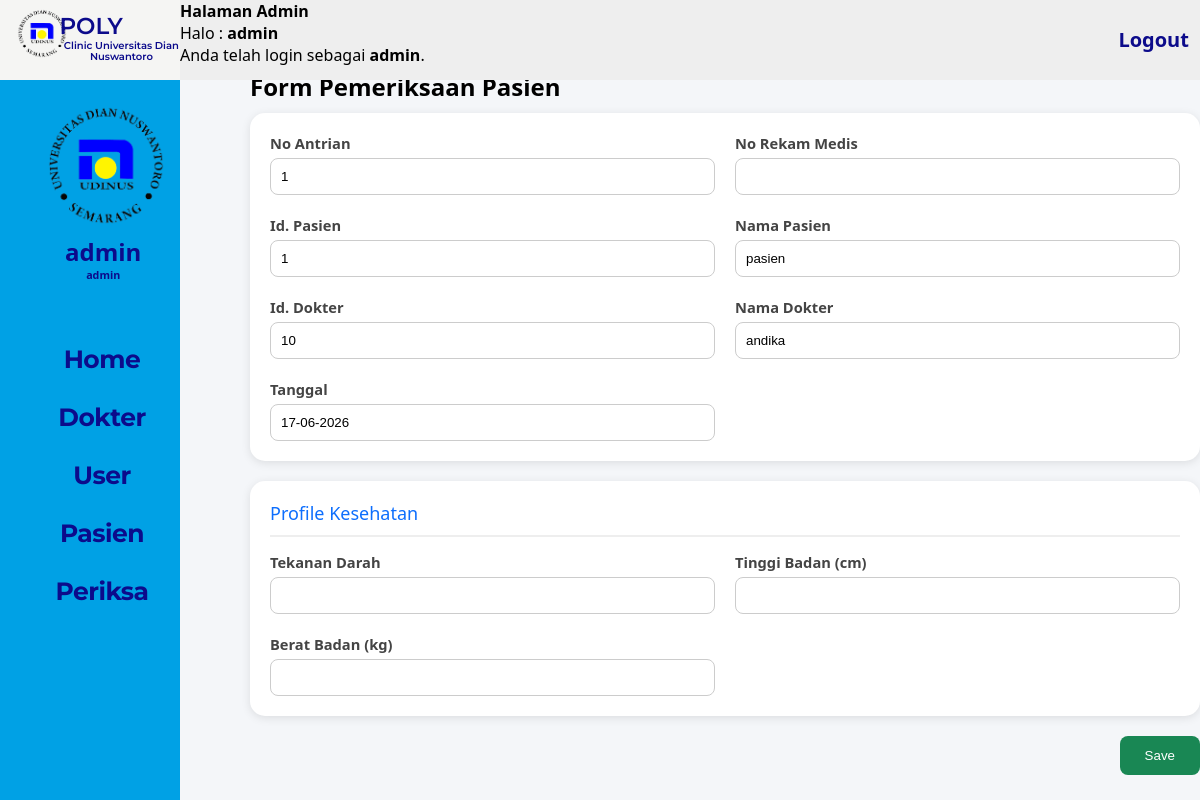
Screenshot of /form_pemeriksaan_admin.php?id_daftar=1 (signed in) with the database file from the repository.
### tables this page shows
CREATE TABLE `daftar` (
  `id_daftar` int(11) NOT NULL,
  `id_pasien` int(11) NOT NULL,
  `id_dokter` int(11) NOT NULL,
  `tanggal_periksa` date NOT NULL,
  `nomor_antrian` int(11) NOT NULL,
  `status_periksa` enum('menunggu','selesai','batal') DEFAULT 'menunggu',
  `waktu_daftar` timestamp NOT NULL DEFAULT current_timestamp()
);

CREATE TABLE `pasien` (
  `id_pasien` int(11) NOT NULL,
  `nama_pasien` varchar(255) NOT NULL,
  `alamat_pasien` varchar(255) DEFAULT NULL,
  `noktp_pasien` varchar(20) DEFAULT NULL,
  `nohp_pasien` varchar(20) DEFAULT NULL,
  `norm_pasien` varchar(20) DEFAULT NULL
);

CREATE TABLE `dokter` (
  `id_dokter` int(10) NOT NULL,
  `nama_dokter` varchar(75) NOT NULL,
  `foto_dokter` varchar(255) DEFAULT NULL,
  `alamat_dokter` varchar(150) NOT NULL,
  `nohp_dokter` varchar(12) NOT NULL,
  `id_poli` int(11) NOT NULL,
  `keterangan_dokter` varchar(5) NOT NULL
);

### form_pemeriksaan_admin.php (the view, shortened to what this page needs)
<!DOCTYPE html>
<html>
<head>
	<link rel="stylesheet" type="text/css" href="css/style.css">
	<link rel="stylesheet" type="text/css" href="css/style_sheet.css">
	<link rel="stylesheet" type="text/css" href="css/style_daftar_periksa.css">
	<link rel="stylesheet" type="text/css" href="css/style_periksa.css">
</head>
<body>
	    <div class="top-left">
        <img src="./assets/logo-udinus.png" alt="logo-udinus">
        <p class="title">
            POLY
        </p>
        <p class="define">
            Clinic Universitas Dian Nuswantoro
        </p>
    </div>
    <div class="top-right">
        <p class="page-title">
      <p>
			<b>Halaman Admin</b>
			<br>
			Halo : <b><?php echo $_SESSION['username'];
			 			$username = $_SESSION["username"];
						 function GetNama($username)
        					{
            					print $username;
        					}
			          ?></b>
			<br>
			</b> Anda telah login sebagai <b><?php echo $_SESSION['level'];
						 $level = $_SESSION["level"];
						 function GetLevel($level)
        					{
            					print $level;
        					}
			          ?></b>.
	  </p>
        </p>
        <div class="logout-button">
            <a href="logout.php">
                <b> Logout </b>
            </a>
        </div>
    </div>
	    <div class="horizontal-menu">
        <img src="./assets/logo-udinus.png" alt="profile">
        <div class="nama">
            <h2><?php getNama($username) ?></h2>
            <h6><?php getLevel($level) ?></h6>
        </div>
        <ul>
            <li><a href="halaman_admin.php">Home</a></li>
            <li><a href="manage_dokter.php">Dokter</a></li>
			<li><a href="manage_user.php">User</a></li>
			<li><a href="manage_pasien.php">Pasien</a></li>
			<li><a href="manage_pemeriksaan_pasien.php">Periksa</a></li>
        </ul>
    </div>
	<?php
		include "koneksi.php";
		$id_daftar=$_GET['id_daftar'];
		$data=mysqli_fetch_array(
		mysqli_query($connect,"SELECT
			daftar.*,pasien.nama_pasien,pasien.norm_pasien,dokter.nama_dokter
			FROM daftar,pasien,dokter
			WHERE
 			daftar.id_pasien=pasien.id_pasien
			AND
			daftar.id_dokter=dokter.id_dokter
			AND
			status_periksa='menunggu'
			AND
			id_daftar='$id_daftar'"
		)
	);
	?>
	<div style="margin-top:70px;margin-left:250px">
		<h2>
			Form Pemeriksaan Pasien
		</h2>
	</div>
	<div style="margin-top:10px;margin-left:250px">
		<form
		action="save_pemeriksaan_admin.php"
		method="POST">
		<div class="card">
			<div class="grid-2">
				<div>
					<label>No Antrian</label>
					<input
					type="text"
					readonly
					value="<?php echo $data['nomor_antrian']; ?>" readonly>
				</div>
				<div>
					<label>No Rekam Medis</label>
					<input
					type="text"
					readonly
					value="<?php echo $data['norm_pasien']; ?>" readonly>
				</div>
				<div>
					<label>Id. Pasien</label>
					<input
					type="text"
					name="id_pasien"
					readonly
					value="<?php echo $data['id_pasien']; ?>" readonly>
				</div>
				<div>
					<label>Nama Pasien</label>
					<input
					type="text"
					readonly
					value="<?php echo $data['nama_pasien']; ?>" readonly>
				</div>
				<div>
					<label>Id. Dokter</label>
					<input
					type="text"
					name="id_dokter"
					readonly
					value="<?php echo $data['id_dokter']; ?>" readonly>
				</div>
				<div>
					<label>Nama Dokter</label>
					<input
					type="text"
					readonly
					value="<?php echo $data['nama_dokter']; ?>" readonly>
				</div>
				<div>
					<label>Tanggal</label>
					<input
					type="text"
					name="tanggal_pemeriksaan"
					readonly
					value="<?php echo date('d-m-Y'); ?>">
				</div>
			</div>
		</div>
		<div class="card">
			<div class="section-title">
				Profile Kesehatan
			</div>
			<div class="grid-2">
				<div>
					<label>Tekanan Darah</label>
					<input
					type="text"
					name="tekanan_darah">
				</div>
			<div>
				<label>Tinggi Badan (cm)</label>
					<input
					type="number"
					name="tinggi_badan">
			</div>
			<div>
				<label>Berat Badan (kg)</label>
				<input
				type="number"
				name="berat_badan">
			</div>
		</div>
	</div>
<div class="footer-action">
<button
type="submit"
name="save"
class="btn btn-save">
Save
</button>
</div>
</form>
</div></body>
</html>

### css/style.css (style rules this page uses)
body { font-family: sans-serif; background: #ebf9fb; }
label { font-size: 11pt; }

### css/style_sheet.css (style rules this page uses)
* { margin: 0; padding: 0; box-sizing: border-box; }
body { font-family: 'Montserrat', sans-serif; }
input { display: block; }
.top-right .logout-button a { position: absolute; font-size: 20px; top: 33%; left: 92%; color: #0C0B8B; text-decoration: none; }
.top-left { background-color: #F5F5F3; position: absolute; width: 15%; height: 10%; left: 0px; top: 0px; float: left; }
.top-right { background-color: #EEEEEE; position: absolute; width: 85%; height: 10%; left: 15%; top: 0px; }
.horizontal-menu { background-color: #00A1E5; position: absolute; width: 15%; height: 90%; top: 10%; float: left; }
.top-left img { position: absolute; width: 50px; height: 49px; left: 17px; top: 9px; }
.top-left .title { font-family: Montserrat; font-style: normal; font-weight: 600; font-size: 23px; line-height: 110.18%; position: absolute; width: 65px; height: 34px; left: 33%; top: 14px; color: #0C0B8B; }
.top-left .define { position: absolute; width: 124px; height: 10px; left: 33%; top: 40px; font-family: Montserrat; font-style: normal; font-weight: 600; font-size: 10px; line-height: 110.18%; text-align: center; color: #0C0B8B; }
.top-right .page-title { position: absolute; width: 250px; height: 5%; left: 2%; top: 19px; font-family: Montserrat; font-style: normal; font-weight: 600; font-size: 30px; line-height: 110.18%; text-align: center; color: #0C0B8B; }
.horizontal-menu ul { position: absolute; list-style-type: none; margin: 0; padding: 0; width: 114px; height: 21px; font-family: Montserrat; font-style: normal; font-weight: bold; font-size: 25px; line-height: 28px; text-align: center; letter-spacing: -0.02em; left: 45px; top: 250px; color: #FFFFFF; }
.horizontal-menu li a { display: block; color: #0C0B8B; padding: 15px 0px; text-decoration: none; text-align: center; transition-duration: 0.3s; }
.horizontal-menu img { position: absolute; width: 120px; left: 46px; top: 25px; border-radius: 0%; }
.horizontal-menu .nama { text-align: center; position: absolute; top: 155px; left: 65px; color: #0C0B8B; }

### css/style_daftar_periksa.css (style rules this page uses)
body { font-family:Arial; background:#f2f4f8; margin:0; padding:0; }
.btn { background:#0d6efd; color:white; padding:10px; border:none; border-radius:8px; cursor:pointer; }

### css/style_periksa.css (style rules this page uses)
* { margin:0; padding:0; box-sizing:border-box; }
body { font-family:'Segoe UI',sans-serif; background:#f4f6f9; }
.card { background:white; border-radius:15px; padding:20px; margin-bottom:20px; box-shadow: 0 2px 10px rgba(0,0,0,.1); }
.grid-2 { display:grid; grid-template-columns:1fr 1fr; gap:20px; }
label { display:block; margin-bottom:5px; font-weight:bold; color:#444; }
input, select, textarea { width:100%; padding:10px; border:1px solid #ccc; border-radius:8px; }
.section-title { font-size:18px; color:#0d6efd; margin-bottom:15px; border-bottom:2px solid #eee; padding-bottom:10px; }
.btn { border:none; padding:12px 25px; border-radius:8px; color:white; cursor:pointer; }
.btn-save { background:#198754; }
.footer-action { display:flex; justify-content:flex-end; gap:10px; margin-top:20px; }

### rows the page displays
daftar: nomor_antrian "1", id_pasien "1", id_pasien.nama_pasien "pasien", id_dokter "10", id_dokter.nama_dokter "andika"

### other values shown
$_SESSION['username'] "admin"
$_SESSION['level'] "admin"
$username "admin"
$level "admin"
